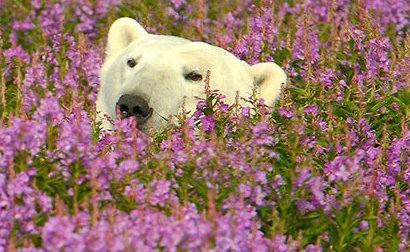
%> input picture Lab2/Part-2_ Gabor Segmentation/data/polar-bear-hiding.jpg, 410 x 252 px, given in place of kobi.png, which was not available
$ octave gabor_segmentation.m   (GNU Octave 9; MATLAB toolbox functions it lacks are replaced by stand-ins)
%> lines starting %> are read from the running program, lines starting %| are printed output that depends on the picture; pictures that were not available may be replaced by others from this repository, and a replacement may not be noted
%% Hyperparameters
k        = 2;      % number of clusters in k-means algorithm. By default,
                   % we consider k to be 2 in foreground-background segmentation task.
image_id = 'Kobi'; % Identifier to switch between input images.
                   % Possible ids: 'Kobi',    'Polar', 'Robin-1'
                   %               'Robin-2', 'Cows'
gauss_sigma = 0.5;          % Gaussian filter std
gauss_kernel_size = 5;
padding_method = 0;

% Misc
err_msg  = 'Image not available.';

% Control settings
visFlag       = false;    %  Set to true to visualize filter responses.
smoothingFlag = false;   %  Set to true to postprocess filter outputs.

%% Read image
switch image_id
    case 'Kobi'
        img = imread('kobi.png');
%> img is the input picture: size 252x410x3 uint8; mean R, G, B 150, 115.7, 101.7
        resize_factor = 0.25;
    case 'Polar'
        img = imread('./data/polar-bear-hiding.jpg');
        resize_factor = 0.75;
    case 'Robin-1'
        img = imread('./data/robin-1.jpg');
        resize_factor = 1;
    case 'Robin-2'
        img = imread('./data/robin-2.jpg');
        resize_factor = 0.5;
    case 'Cows'
        img = imread('./data/cows.jpg');
        resize_factor = 0.5;
    case 'SciencePark'
        img = imread('./data/sciencepark.jpg');
        img = permute(img,[2,1,3]);
        resize_factor = 0.2;

    otherwise
        error(err_msg)
end

% Image adjustments
img      = imresize(img,resize_factor);
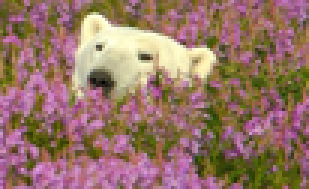
%> img: size 63x103x3 uint8 (shown 3 times larger); mean R, G, B 150, 115.7, 101.7
img_gray = rgb2gray(img);
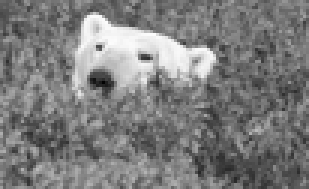
%> img_gray: size 63x103 uint8 (shown 3 times larger); min 2, max 252, mean 124.3

% Display image
figure(1), imshow(img), title(sprintf('Input image: %s', image_id));

%% Design array of Gabor Filters
% In this code section, you will create a Gabor Filterbank. A filterbank is
% a collection of filters with varying properties (e.g. {shape, texture}).
% A Gabor filterbank consists of Gabor filters of distinct orientations
% and scales. We will use this bank to extract texture information from the
% input image.

[numRows, numCols, ~] = size(img);
%> numRows = 63; numCols = 103

% Estimate the minimum and maximum of the wavelengths for the sinusoidal
% carriers.
% ** This step is pretty much standard, therefore, you don't have to
%    worry about it. It is cycles in pixels. **
lambdaMin = 4/sqrt(2);
lambdaMax = hypot(numRows,numCols);
%> lambdaMax = 120.7

% Specify the carrier wavelengths.
% (or the central frequency of the carrier signal, which is 1/lambda)
n = floor(log2(lambdaMax/lambdaMin));
%> n = 5
lambdas = 2.^(0:(n-2)) * lambdaMin;
%> lambdas = [2.83 5.66 11.31 22.63]

% Define the set of orientations for the Gaussian envelope.
dTheta      = 2*pi/8;                  % \\ the step size
orientations = 0:dTheta:(pi/2);

% Define the set of sigmas for the Gaussian envelope. Sigma here defines
% the standard deviation, or the spread of the Gaussian.
sigmas = [1,2];

% Now you can create the filterbank. We provide you with a MATLAB struct
% called gaborFilterBank in which we will hold the filters and their
% corresponding parameters such as sigma, lambda and etc.
% ** All you need to do is to implement createGabor(). Rest will be handled
%    by the provided code block. **
gaborFilterBank = struct();
tic
filterNo = 1;
for ii = 1:length(lambdas)
    for jj  = 1:length(sigmas)
        for ll = 1:length(orientations)
            % Filter parameter configuration for this filter.
            lambda = lambdas(ii);
            sigma  = sigmas(jj);
            theta  = orientations(ll);
            psi    = 0;
            gamma  = 0.5;

            % Create a Gabor filter with the specs above.
            % (We also record the settings in which they are created. )
            % // TODO: Implement the function createGabor() following
            %          the guidelines in the given function template.
            %          ** See createGabor.m for instructions ** //
            gaborFilterBank(filterNo).filterPairs = createGabor( sigma, theta, lambda, psi, gamma );
            gaborFilterBank(filterNo).sigma       = sigma;
            gaborFilterBank(filterNo).lambda      = lambda;
            gaborFilterBank(filterNo).theta       = theta;
            gaborFilterBank(filterNo).psi         = psi;
            gaborFilterBank(filterNo).gamma       = gamma;
            filterNo = filterNo+1;
        end
    end
end
%> after the loop, filterNo = 25
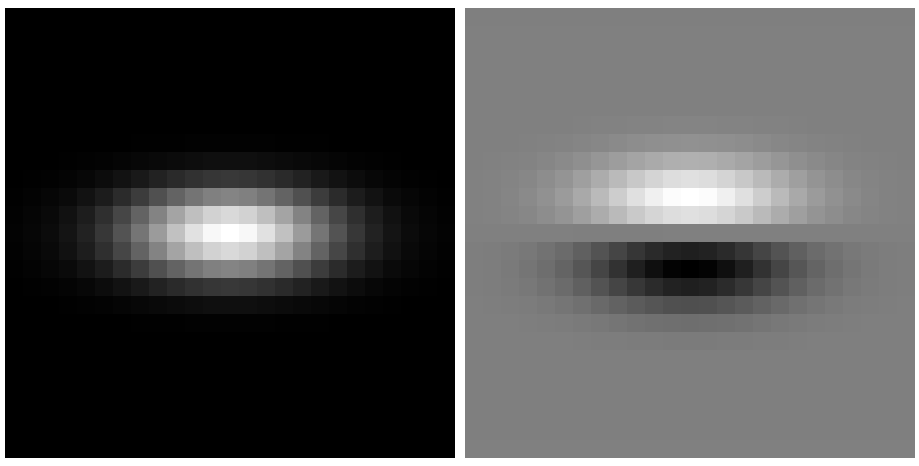
%> figure redrawn from the program's plot data, 2 panels
ctime = toc;

fprintf('--------------------------------------\n \t\tDetails\n--------------------------------------\n')
fprintf('Total number of filters       : %d \n', length(gaborFilterBank));
%| Total number of filters       : 24
fprintf('Number of scales (sigma)      : %d \n', length(sigmas));
fprintf('Number of orientations (theta): %d \n', length(orientations));
fprintf('Number of carriers (lambda)   : %d \n', length(lambdas));
%| Number of carriers (lambda)   : 4
fprintf('--------------------------------------\n')
fprintf('Filter bank created in %.3f seconds.\n', ctime);
fprintf('--------------------------------------\n')

%% Filter images using Gabor filter bank using quadrature pairs (real and imaginary parts)
% You will now filter the input image with each complex Gabor filter in
% gaborFilterBank structure and store the output in the cell called
% featureMaps.
% // Hint-1: Apply both the real imaginary parts of each kernel
%            separately in the spatial domain (i.e. over the image). //
% // Hint-2: Assign each output (i.e. real and imaginary parts) in
%            variables called real_out and imag_out. //
% // Hint-3: Use built-in MATLAB function, imfilter, to convolve the filter
%            with the input image. Type in the command window the following
%            command for more information: doc imfilter. Check the options
%            for padding. Find the one that works well. You might want to
%            explain what works better and why shortly in the report.
featureMaps = cell(length(gaborFilterBank),1);
for jj = 1 : length(gaborFilterBank)
%> (the run ends here)
